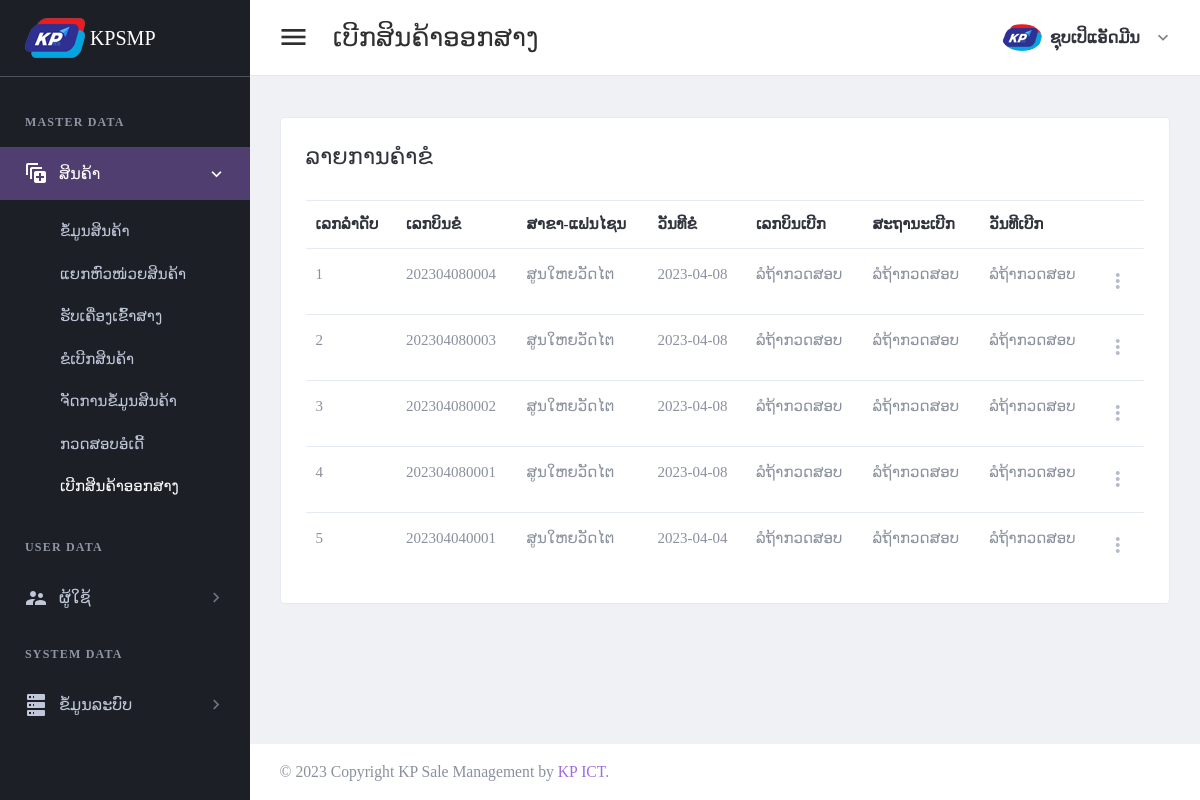
The page /page/approval-list.php (signed in) on the database as committed earlier.
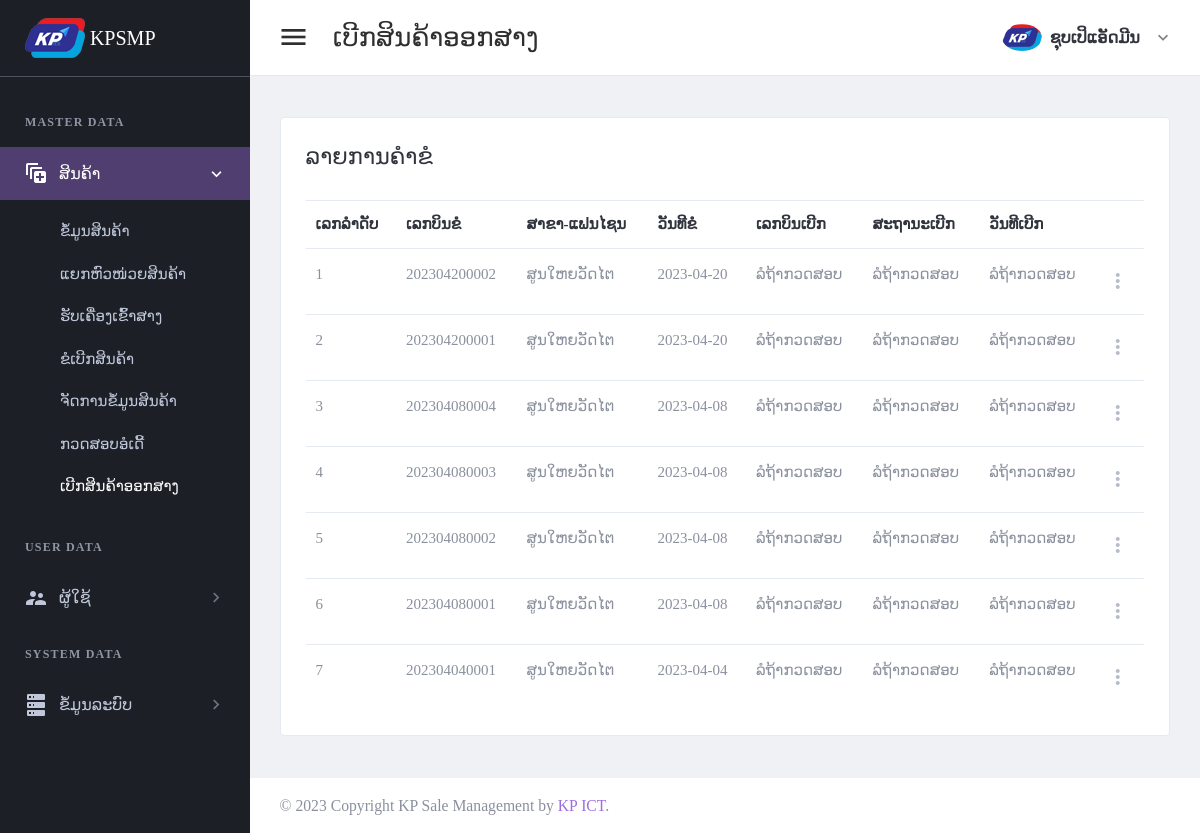
The same page on the database as committed later.
### tables this page shows
CREATE TABLE `tbl_header_title` (
  `ht_id` int(11) NOT NULL,
  `ht_name` varchar(300) DEFAULT NULL
);

CREATE TABLE `tbl_sub_title` (
  `st_id` int(11) NOT NULL,
  `st_name` varchar(300) DEFAULT NULL,
  `icon_code` varchar(100) DEFAULT NULL,
  `ht_id` int(11) DEFAULT NULL
);

CREATE TABLE `tbl_page_title` (
  `pt_id` int(11) NOT NULL,
  `pt_name` varchar(300) DEFAULT NULL,
  `ptf_name` varchar(100) DEFAULT NULL,
  `st_id` int(11) DEFAULT NULL
);

CREATE TABLE `tbl_approve_order` (
  `apo_id` int(11) NOT NULL,
  `apo_bill_number` varchar(30) DEFAULT NULL,
  `or_id` int(11) DEFAULT NULL,
  `br_id` int(11) DEFAULT NULL,
  `wh_id` int(11) DEFAULT NULL,
  `ar_status` int(11) DEFAULT NULL,
  `add_by` int(11) DEFAULT NULL,
  `date_register` date DEFAULT NULL
);

CREATE TABLE `tbl_branch` (
  `br_id` int(11) NOT NULL,
  `br_name` varchar(150) DEFAULT NULL,
  `br_status` int(11) DEFAULT NULL,
  `br_type` int(11) DEFAULT NULL,
  `add_by` int(11) DEFAULT NULL,
  `date_register` date DEFAULT NULL
);

### setting/checksession.php (called while the page is built, shortened)
<?php
	if($_SESSION['id_users'] == "" )
	{
	header("location:logout.php");
	}
	  else{
		$role_id = $_SESSION["role_id"];
	}
?>

### page/approval-list.php (the view, shortened to what the changed rows need)
<?php
include("../setting/checksession.php");
include("../setting/conn.php");
$header_name = "ເບີກສິນຄ້າອອກສາງ";
$header_click = "2";
?>
<!DOCTYPE html>
<html lang="en" dir="ltr">
<head>
    <?php
    include("../setting/callcss.php");
    ?>
</head>
<body class="navbar-fixed sidebar-fixed" id="body">
    <div class="wrapper">
        <?php include "menu.php"; ?>
        <div class="page-wrapper">
            <div class="content-wrapper">
                <div class="content">
                    <div class="email-wrapper rounded border bg-white">
                        <div class="  no-gutters justify-content-center">
                            <div class="    ">
                                <div class="  p-4 p-xl-5">
                                    <form method="post" id="additemorderfrm">
                                        <table id="productsTable2" class="table table-hover table-product" style="width:100%">
                                            <thead>
                                                <tr>
                                                    <th>ເລກລຳດັບ</th>
                                                    <th>ເລກບິນຂໍ</th>
                                                    <th>ສາຂາ-ແຟນໄຊນ</th>
                                                    <th>ວັນທີຂໍ</th>
                                                    <th>ເລກບິນເບີກ</th>
                                                    <th>ສະຖານະເບີກ</th>
                                                    <th>ວັນທີເບີກ</th>
                                                    <th></th>
                                                </tr>
                                            </thead>
                                            <tbody>
                                                <?php
                                                $i = 1;
                                                $stmt4 = $conn->prepare("
                                                SELECT a.apo_id,apo_bill_number,br_name,ar_status,a.date_register as date_request,
                                                sow_id,sow_bill_number,b.date_register as date_check
                                                FROM tbl_approve_order a
                                                left join tbl_stock_out_warehouse b on a.apo_id = b.apo_id
                                                left join tbl_branch c on a.br_id = c.br_id
                                                order by a.apo_id desc
                                           ");
                                                $stmt4->execute();
                                                if ($stmt4->rowCount() > 0) {
                                                    while ($row4 = $stmt4->fetch(PDO::FETCH_ASSOC)) {
                                                        if (empty($row4['sow_bill_number'])) {
                                                            $sow_bill_number = "ລໍຖ້າກວດສອບ";
                                                            $aos_name = "ລໍຖ້າກວດສອບ";
                                                            $date_check = "ລໍຖ້າກວດສອບ";
                                                        } else {
                                                            $sow_bill_number = $row4['sow_bill_number'];
                                                            $aos_name = $row4['aos_name'];
                                                            $date_check = $row4['date_check'];
                                                        }
                                                ?>
                                                        <tr>
                                                            <td><?php echo "$i"; ?></td>
                                                            <td><?php echo $row4['apo_bill_number']; ?></td>
                                                            <td><?php echo $row4['br_name']; ?></td>
                                                            <td><?php echo $row4['date_request']; ?></td>
                                                            <td><?php echo "$sow_bill_number"; ?></td>
                                                            <td><?php echo "$aos_name"; ?></td>
                                                            <td><?php echo "$date_check"; ?></td>
                                                            <td>
                                                                <div class="dropdown">
                                                                    <a class="dropdown-toggle icon-burger-mini" href="#" role="button" id="dropdownMenuLink" data-toggle="dropdown" aria-haspopup="true" aria-expanded="false" data-display="static">
                                                                    </a>
                                                                </div>
                                                            </td>
                                                        </tr>
                                                <?php
                                                        $i++;
                                                    }
                                                }
                                                ?>
                                            </tbody>
                                        </table>
                                    </form>
                                </div>
                            </div>
                        </div>
                    </div>
                </div>
            </div>
        </div>
    </div>
</body>
</html>

### page/menu.php (shortened to what the changed rows need)
<aside class="left-sidebar sidebar-dark" id="left-sidebar">
  <div id="sidebar" class="sidebar sidebar-with-footer">
    <div class="sidebar-left" data-simplebar style="height: 100%;">
      <ul class="nav sidebar-inner" id="sidebar-menu">
        <?php
        $stmt = $conn->prepare(" SELECT distinct a.ht_id,ht_name
        FROM tbl_header_title a
        left join tbl_role_page b on a.ht_id = b.ht_id
        where role_id ='$role_id'
        order by  a.ht_id asc ");
        $stmt->execute();
        if ($stmt->rowCount() > 0) {
          while ($row = $stmt->fetch(PDO::FETCH_ASSOC)) {
            $ht_id = $row['ht_id'];
            $ht_name = $row['ht_name'];
        ?>
            <li class="section-title"> <?php echo "$ht_name"; ?></li>
            <?php
            $stmt1 = $conn->prepare("SELECT distinct a.st_id,st_name,role_id,icon_code
            FROM tbl_sub_title a
            left join tbl_role_page b on a.st_id = b.st_id
            where a.ht_id = '$ht_id' and role_id ='$role_id'
            order by a.st_id asc ");
            $stmt1->execute();
            if ($stmt1->rowCount() > 0) {
              while ($row1 = $stmt1->fetch(PDO::FETCH_ASSOC)) {
                $st_name = $row1['st_name'];
                $st_id = $row1['st_id'];
                $icon_code = $row1['icon_code'];
            ?>
                <li class='has-sub <?php if ($header_click == "$st_id") {  echo "active expand"; } ?>'>
                  <a class="sidenav-item-link" href="javascript:void(0)" data-toggle="collapse" data-target='#<?php echo "$st_name"; ?>' aria-expanded="false" aria-controls="<?php echo "$st_name"; ?>">
                    <i class="mdi <?php echo"$icon_code";?>"></i>
                    <span class="nav-text"> <?php echo "$st_name"; ?> </span> <b class="caret"></b>
                  </a>
                  <ul class='collapse <?php if ($header_click == "$st_id" ) { echo "show"; } ?>' id="<?php echo "$st_name"; ?>" data-parent="#sidebar-menu">
                    <div class="sub-menu">
                      <?php
                      $stmt2 = $conn->prepare(" SELECT pt_name,ptf_name
                      FROM tbl_page_title a
                      left join tbl_role_page b on a.pt_id = b.pt_id
                      where a.st_id = '$st_id' and role_id ='$role_id'
                      order by a.pt_id asc ");
                      $stmt2->execute();
                      if ($stmt2->rowCount() > 0) {
                        while ($row2 = $stmt2->fetch(PDO::FETCH_ASSOC)) {
                          $pt_name = $row2['pt_name'];
                      ?>
                          <li class="<?php if ($header_name ==  $row2['pt_name']) { echo "active"; } ?>">
                            <a class="sidenav-item-link" href='<?php echo $row2['ptf_name'] ?>'>
                              <span class="nav-text"><?php echo"$pt_name";?></span>
                            </a>
                          </li>
                      <?php
                        }
                      }
                      ?>
                    </div>
                  </ul>
              <?php
              }
            }
              ?>
                </li>
            <?php
          }
        }
            ?>
      </ul>
    </div>
  </div>
</aside>

Rows that differ between the two databases and show on the page:
added tbl_approve_order: apo_bill_number "202304200002", br.br_name "ສູນໃຫຍວັດໄຕ", date_register "2023-04-20", sow_bill_number "ລໍຖ້າກວດສອບ", aos_name "ລໍຖ້າກວດສອບ", date_check "ລໍຖ້າກວດສອບ"
added tbl_approve_order: apo_bill_number "202304200001", br.br_name "ສູນໃຫຍວັດໄຕ", date_register "2023-04-20", sow_bill_number "ລໍຖ້າກວດສອບ", aos_name "ລໍຖ້າກວດສອບ", date_check "ລໍຖ້າກວດສອບ"
